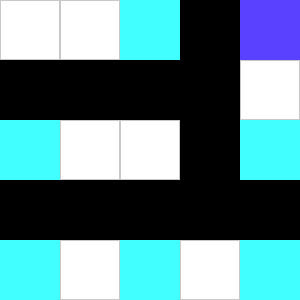

Below is a game level as drawn by its tile map, then a one-line description and the .tmx file that defines it, in full:
An orthogonal 5x5 tile map with 60x60 px tiles, 3 tile layers (Hidden Traps, Floor, Objects).

<map version="1.2" tiledversion="1.2.2" orientation="orthogonal" renderorder="right-down" width="5" height="5" tilewidth="60" tileheight="60" infinite="0" nextlayerid="4" nextobjectid="1">
 <tileset firstgid="1" source="../data/objects.tsx" />
 <layer id="3" name="Hidden Traps" width="5" height="5">
  <data encoding="csv">
0,0,0,0,0,
0,0,0,0,0,
0,0,0,0,0,
0,0,0,0,0,
0,0,0,0,0
</data>
 </layer>
 <layer id="1" name="Floor" width="5" height="5">
  <data encoding="csv">
2,2,2,2,2,
2,2,2,2,2,
2,2,2,2,2,
2,2,2,2,2,
2,2,2,2,2
</data>
 </layer>
 <layer id="2" name="Objects" width="5" height="5">
  <data encoding="csv">
0,0,4,5,7,
5,5,5,5,0,
4,0,0,5,4,
5,5,5,5,5,
4,0,4,0,4
</data>
 </layer>
</map>
